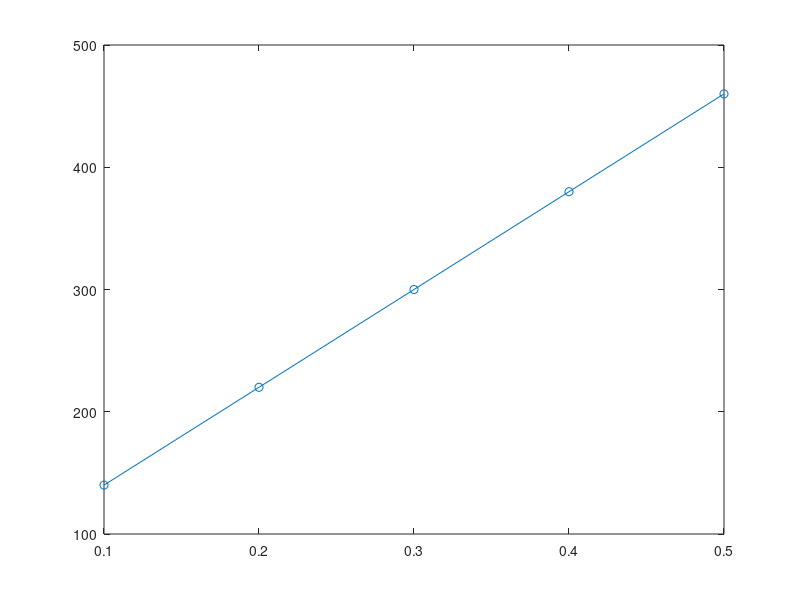

Write MATLAB code to recreate this figure.
% 1D CFD
%Finite Volumes for diffusion problems
%Rohit Suryawanshi

clear all;
%Given Data
k= 1000;
A= 10E-3;
Ta=100;
Tb=500;
L=0.5;
n=5;
dx=L/n;

%Matric creation
T=zeros([n 1]); %temp column vector 
C=zeros(n);     % coefficient- square matric (nxn)
S=zeros([n 1]); % independent source term- column vector

% coefficient calculation
for i=1:n
    if i==1 %Boundary node 1
        aw=0;
        ae=(k*A)/dx;
        Su=(2*k*A*Ta)/dx;
        Sp=-(2*k*A)/dx;

        ap=aw+ae-Sp;
        C(i,i)=ap;
        C(i,i+1)=-ae;
        S(i)=Su;
    elseif i==n %Boundary node 5
        aw=(k*A)/dx;
        ae=0;
        Su=(2*k*A*Tb)/dx;
        Sp=-(2*k*A)/dx;

        ap=aw+ae-Sp;
        C(i,i)=ap;
        C(i,i-1)=-aw;
        S(i)=Su;
    else %rest of the Boundary node 
        aw=(k*A)/dx;
        ae=(k*A)/dx;
        Su=0;
        Sp=0;

        ap=aw+ae-Sp;
        C(i,i)=ap;
        C(i,i+1)=-ae;
        C(i,i-1)=-aw;
        S(i)=Su;
    end
end 

for i=1:n
    x(i)=dx*i
end

T=mldivide(C,S)
%T=C/S; x=A/B 
plot (x,T,'-o')


    


